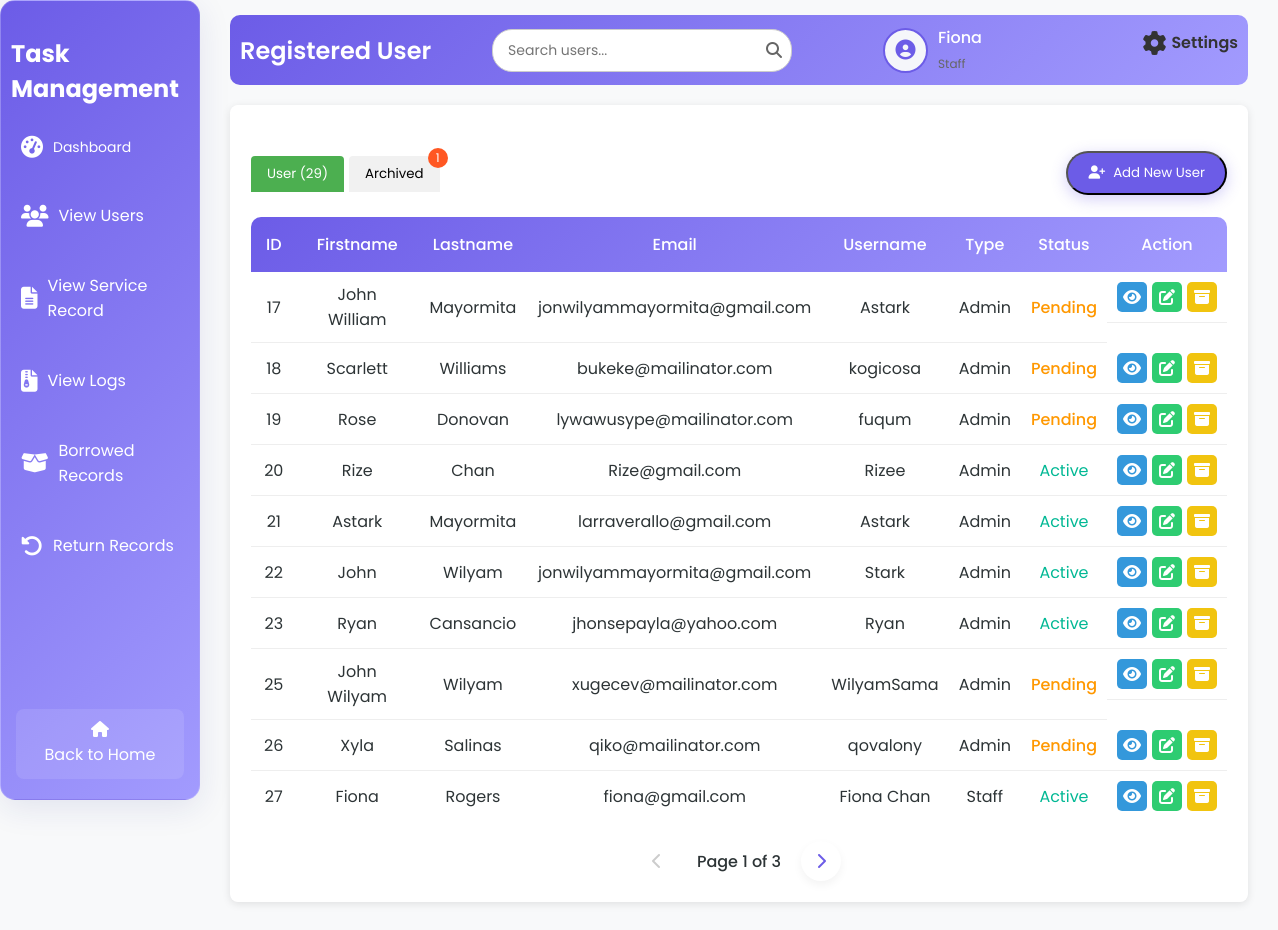
Screenshot of /viewU.php (signed in) with the database file from the repository.
### tables this page shows
CREATE TABLE `tbl_user` (
  `u_id` int(50) NOT NULL,
  `u_fname` varchar(200) NOT NULL,
  `u_lname` varchar(200) NOT NULL,
  `u_email` varchar(200) NOT NULL,
  `u_username` varchar(200) NOT NULL,
  `u_password` varchar(200) NOT NULL,
  `u_type` varchar(200) NOT NULL,
  `u_status` varchar(200) NOT NULL
);

### viewU.php (the view, shortened to what this page needs)
<?php
include 'db.php';
$username = $_SESSION['username'];
$firstName = '';
$userType = '';
$avatarPath = $_SESSION['avatarPath'];
if ($conn) {
    $sqlUser = "SELECT u_fname, u_lname, u_type FROM tbl_user WHERE u_username = ?";
    $stmt = $conn->prepare($sqlUser);
    $stmt->bind_param("s", $username);
    $stmt->execute();
    $resultUser = $stmt->get_result();
    if ($resultUser->num_rows > 0) {
        $row = $resultUser->fetch_assoc();
        $firstName = $row['u_fname'];
        $userType = $row['u_type'];
    }
    $limit = 10;
    $page = isset($_GET['page']) ? (int)$_GET['page'] : 1;
    $offset = ($page - 1) * $limit;
    $countQuery = "SELECT COUNT(*) as total FROM tbl_user WHERE u_status IN ('active', 'pending')";
    $countResult = $conn->query($countQuery);
    $totalUsers = $countResult->fetch_assoc()['total'];
    $totalPages = ceil($totalUsers / $limit);
    $sql = "SELECT u_id, u_fname, u_lname, u_email, u_username, u_type, u_status FROM tbl_user WHERE u_status IN ('active', 'pending') LIMIT ?, ?";
    $stmt = $conn->prepare($sql);
    $stmt->bind_param("ii", $offset, $limit);
    $stmt->execute();
    $activeAndPendingUsers = $stmt->get_result();
    $archivedCountQuery = "SELECT COUNT(*) as total FROM tbl_archive";
    $archivedCountResult = $conn->query($archivedCountQuery);
    $totalArchived = $archivedCountResult->fetch_assoc()['total'];
} else {
    echo "Database connection failed.";
    exit();
}
?>
<!DOCTYPE html>
<html lang="en">
<head>
    <link rel="stylesheet" href="views.css">
    <link rel="stylesheet" href="https://cdnjs.cloudflare.com/ajax/libs/font-awesome/6.6.0/css/all.min.css" />
</head>
<body>
<div class="wrapper">
    <div class="sidebar glass-container">
        <h2>Task Management</h2>
        <ul>
            <li><a href="adminD.php"><i class="fas fa-tachometer-alt"></i> <span>Dashboard</span></a></li>
            <li><a href="viewU.php"><i class="fas fa-users"></i> View Users</a></li>
            <li><a href="view_service_record.php"><i class="fas fa-file-alt"></i> View Service Record</a></li>
            <li><a href="logs.php"><i class="fas fa-file-archive"></i> View Logs</a></li>
            <li><a href="borrowedT.php"><i class="fas fa-box-open"></i>Borrowed Records</a></li>
            <li><a href="returnT.php"><i class="fas fa-undo-alt"></i> Return Records</a></li>
        </ul>
        <footer>
            <a href="index.php" class="back-home"><i class="fas fa-home"></i> <span>Back to Home</span></a>
        </footer>
    </div>
    <div class="container">
        <div class="upper">
            <h1>Registered User</h1>
            <div class="search-container">
                <input type="text" class="search-bar" id="searchInput" placeholder="Search users..." onkeyup="searchUsers()">
                <span class="search-icon"><i class="fas fa-search"></i></span>
            </div>
            <div class="user-profile">
                <div class="user-icon">
                    <?php
                    if (!empty($avatarPath) && file_exists(str_replace('?' . time(), '', $avatarPath))) {
                        echo "<img src='" . htmlspecialchars($avatarPath, ENT_QUOTES, 'UTF-8') . "' alt='User Avatar'>";
                    } else {
                        echo "<i class='fas fa-user-circle'></i>";
                    }
                    ?>
                </div>
                <div class="user-details">
                    <span><?php echo htmlspecialchars($firstName, ENT_QUOTES, 'UTF-8'); ?></span>
                    <small><?php echo htmlspecialchars(ucfirst($userType), ENT_QUOTES, 'UTF-8'); ?></small>
                </div>
                <a href="settings.php" class="settings-link">
                    <i class="fas fa-cog"></i>
                    <span>Settings</span>
                </a>
            </div>
        </div>
        <div class="table-box glass-container">
            <div class="tab-buttons">
                <button class="tab-btn active" onclick="showTab('active')">User (<?php echo $totalUsers; ?>)</button>
                <button class="tab-btn" onclick="showTab('archived')">
                    Archived
                    <?php if ($totalArchived > 0): ?>
                        <span class="tab-badge"><?php echo $totalArchived; ?></span>
                    <?php endif; ?>
                </button>
            </div>
            <div id="active-users-tab" class="active">
            <div>
    <button class="add-user-btn" onclick="window.location.href='addU.php'"><i class="fas fa-user-plus"></i> Add New User</button>
</div>
                <table id="active-users-table">
                    <thead>
                        <tr>
                            <th>ID</th>
                            <th>Firstname</th>
                            <th>Lastname</th>
                            <th>Email</th>
                            <th>Username</th>
                            <th>Type</th>
                            <th>Status</th>
                            <th>Action</th>
                        </tr>
                    </thead>
                    <tbody>
                        <?php
                        if ($activeAndPendingUsers->num_rows > 0) {
                            while ($row = $activeAndPendingUsers->fetch_assoc()) {
                                echo "<tr>
                                        <td>{$row['u_id']}</td>
                                        <td>{$row['u_fname']}</td>
                                        <td>{$row['u_lname']}</td>
                                        <td>{$row['u_email']}</td>
                                        <td>{$row['u_username']}</td>
                                        <td>" . ucfirst(strtolower($row['u_type'])) . "</td>
                                        <td class='status-" . strtolower($row['u_status']) . "'>" . ucfirst(strtolower($row['u_status'])) . "</td>
                                        <td class='action-buttons'>
                                            <a class='view-btn' onclick=\"showViewModal('{$row['u_id']}', '{$row['u_fname']}', '{$row['u_lname']}', '{$row['u_email']}', '{$row['u_username']}', '{$row['u_type']}', '{$row['u_status']}')\" title='View'><i class='fas fa-eye'></i></a>
                                           <a class='edit-btn' href='editU.php?id=" . htmlspecialchars($row['u_id'], ENT_QUOTES, 'UTF-8') . "' title='Edit'><i class='fas fa-edit'></i></a>
                                            <a class='archive-btn' onclick=\"showArchiveModal('{$row['u_id']}', '{$row['u_fname']} {$row['u_lname']}')\" title='Archive'><i class='fas fa-archive'></i></a>
                                        </td>
                                      </tr>";
                            }
                        } else {
                            echo "<tr><td colspan='8' style='text-align: center;'>No active or pending users found.</td></tr>";
                        }
                        ?>
                    </tbody>
                </table>
                <div class="pagination">
                    <?php if ($page > 1): ?>
                        <a href="?tab=active&page=<?php echo $page - 1; ?>" class="pagination-link"><i class="fas fa-chevron-left"></i></a>
                    <?php else: ?>
                        <span class="pagination-link disabled"><i class="fas fa-chevron-left"></i></span>
                    <?php endif; ?>
                    <span class="current-page">Page <?php echo $page; ?> of <?php echo $totalPages; ?></span>
                    <?php if ($page < $totalPages): ?>
                        <a href="?tab=active&page=<?php echo $page + 1; ?>" class="pagination-link"><i class="fas fa-chevron-right"></i></a>
                    <?php else: ?>
                        <span class="pagination-link disabled"><i class="fas fa-chevron-right"></i></span>
                    <?php endif; ?>
                </div>
            </div>
        </div>
    </div>
</div>
</body>
</html>

### rows the page displays
tbl_user: u_id "17", u_fname "John William", u_lname "Mayormita", u_email "jonwilyammayormita@gmail.com", u_username "Astark", u_type "Admin", u_status "Pending"
tbl_user: u_id "18", u_fname "Scarlett", u_lname "Williams", u_email "bukeke@mailinator.com", u_username "kogicosa", u_type "Admin", u_status "Pending"
tbl_user: u_id "19", u_fname "Rose", u_lname "Donovan", u_email "lywawusype@mailinator.com", u_username "fuqum", u_type "Admin", u_status "Pending"
tbl_user: u_id "20", u_fname "Rize", u_lname "Chan", u_email "Rize@gmail.com", u_username "Rizee", u_type "Admin", u_status "Active"
tbl_user: u_id "21", u_fname "Astark", u_lname "Mayormita", u_email "larraverallo@gmail.com", u_username "Astark", u_type "Admin", u_status "Active"
tbl_user: u_id "22", u_fname "John", u_lname "Wilyam", u_email "jonwilyammayormita@gmail.com", u_username "Stark", u_type "Admin", u_status "Active"
tbl_user: u_id "23", u_fname "Ryan", u_lname "Cansancio", u_email "jhonsepayla@yahoo.com", u_username "Ryan", u_type "Admin", u_status "Active"
tbl_user: u_id "25", u_fname "John Wilyam", u_lname "Wilyam", u_email "xugecev@mailinator.com", u_username "WilyamSama", u_type "Admin", u_status "Pending"
tbl_user: u_id "26", u_fname "Xyla", u_lname "Salinas", u_email "qiko@mailinator.com", u_username "qovalony", u_type "Admin", u_status "Pending"
tbl_user: u_id "27", u_fname "Fiona", u_lname "Rogers", u_email "fiona@gmail.com", u_username "Fiona Chan", u_type "Staff", u_status "Active"

### other values shown
$firstName "Fiona"
$userType "Staff"
$totalUsers "29"
$totalArchived "1"
$page "1"
$totalPages "3"
